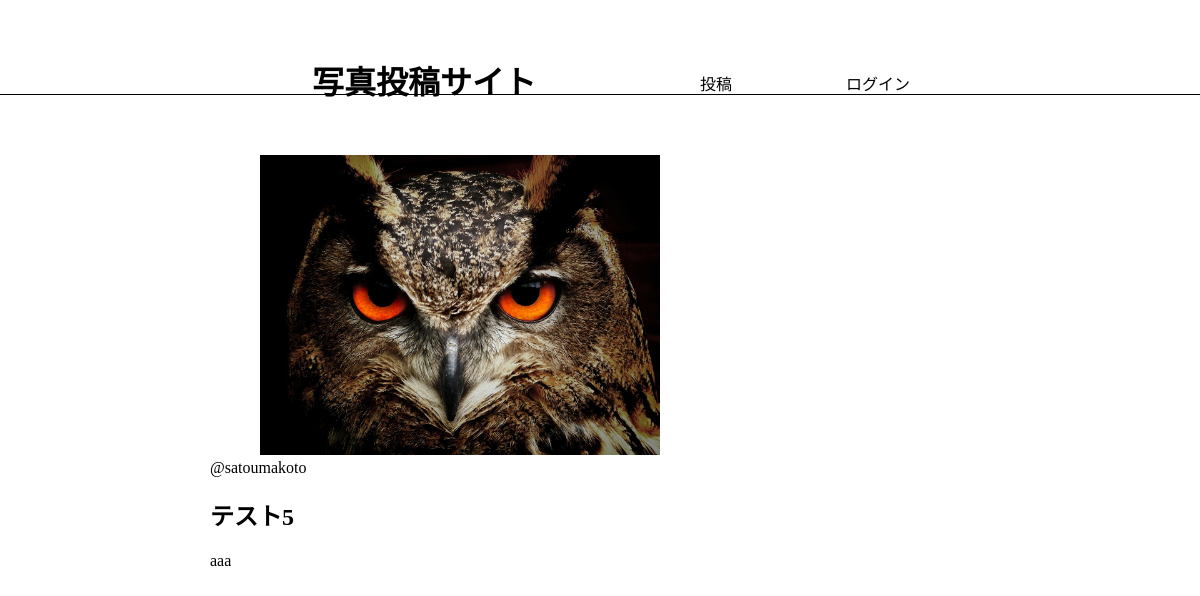
Screenshot of /photos/5/ with the database file from the repository.
### app/models.py (models this page shows, shortened)
class Photo(models.Model):
    title = models.CharField(max_length=150)
    comment = models.TextField(blank=True)
    image = models.ImageField(upload_to='photos')
    category = models.ForeignKey(Category,on_delete=models.PROTECT)
    user = models.ForeignKey(User, on_delete=models.CASCADE)
    created_at = models.DateTimeField(auto_now=True)

### app/views.py (the view)
# urls.py: path('photos/<int:pk>/', views.photos_detail, name='photos_detail'),
def photos_detail(request, pk):
    photo = get_object_or_404(Photo, pk=pk)
    return render(request, 'app/photos_detail.html', {'photo': photo})

### app/templates/app/photos_detail.html (shortened to what this page needs)
{% extends 'app/base.html' %}
{% block content %}
<div class="photo-detail">
<img src="{{ photo.image.url }}" class="photo-img">
<div class="photo-info">
   <a href="{% url 'app:users_detail'
   photo.user.id %}">@{{ photo.user }}</a>
</div>
<h2>{{ photo.title }}</h2>
<p>{{ photo.comment }}</p>
{% endblock %}

### static/css/style.css (style rules this page uses)
html, body { margin: 0; }
div { box-sizing: border-box; }
a { text-decoration: none; color: #000; }
.photo-img { width: 100%; max-width: 500px; height: 300px; object-fit: cover; border-radius: 4px; }
.photo-detail .photo-img { object-fit: contain; }

### rows the page displays
Photo: image (picture), user "satoumakoto", title "テスト5", comment "aaa"
